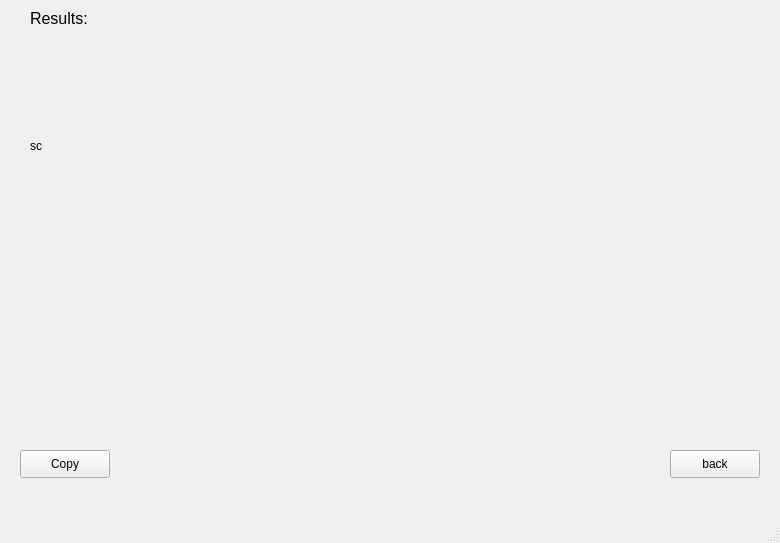
<?xml version="1.0" encoding="UTF-8"?>
<ui version="4.0">
 <class>MainWindow</class>
 <widget class="QMainWindow" name="MainWindow">
  <property name="geometry">
   <rect>
    <x>0</x>
    <y>0</y>
    <width>780</width>
    <height>543</height>
   </rect>
  </property>
  <property name="font">
   <font>
    <pointsize>9</pointsize>
   </font>
  </property>
  <property name="windowTitle">
   <string>PortScanner</string>
  </property>
  <widget class="QWidget" name="centralwidget">
   <widget class="QLabel" name="label">
    <property name="geometry">
     <rect>
      <x>30</x>
      <y>10</y>
      <width>58</width>
      <height>16</height>
     </rect>
    </property>
    <property name="font">
     <font>
      <pointsize>12</pointsize>
     </font>
    </property>
    <property name="text">
     <string>Results:</string>
    </property>
   </widget>
   <widget class="QPushButton" name="copy_btn">
    <property name="geometry">
     <rect>
      <x>20</x>
      <y>450</y>
      <width>90</width>
      <height>28</height>
     </rect>
    </property>
    <property name="text">
     <string>Copy</string>
    </property>
   </widget>
   <widget class="QPushButton" name="back_btn">
    <property name="geometry">
     <rect>
      <x>670</x>
      <y>450</y>
      <width>90</width>
      <height>28</height>
     </rect>
    </property>
    <property name="text">
     <string>back</string>
    </property>
   </widget>
   <widget class="QLabel" name="label_2">
    <property name="geometry">
     <rect>
      <x>30</x>
      <y>30</y>
      <width>691</width>
      <height>231</height>
     </rect>
    </property>
    <property name="autoFillBackground">
     <bool>false</bool>
    </property>
    <property name="text">
     <string>sc</string>
    </property>
    <property name="wordWrap">
     <bool>true</bool>
    </property>
   </widget>
  </widget>
  <widget class="QMenuBar" name="menubar">
   <property name="geometry">
    <rect>
     <x>0</x>
     <y>0</y>
     <width>780</width>
     <height>21</height>
    </rect>
   </property>
  </widget>
  <widget class="QStatusBar" name="statusbar"/>
 </widget>
 <resources/>
 <connections/>
</ui>
